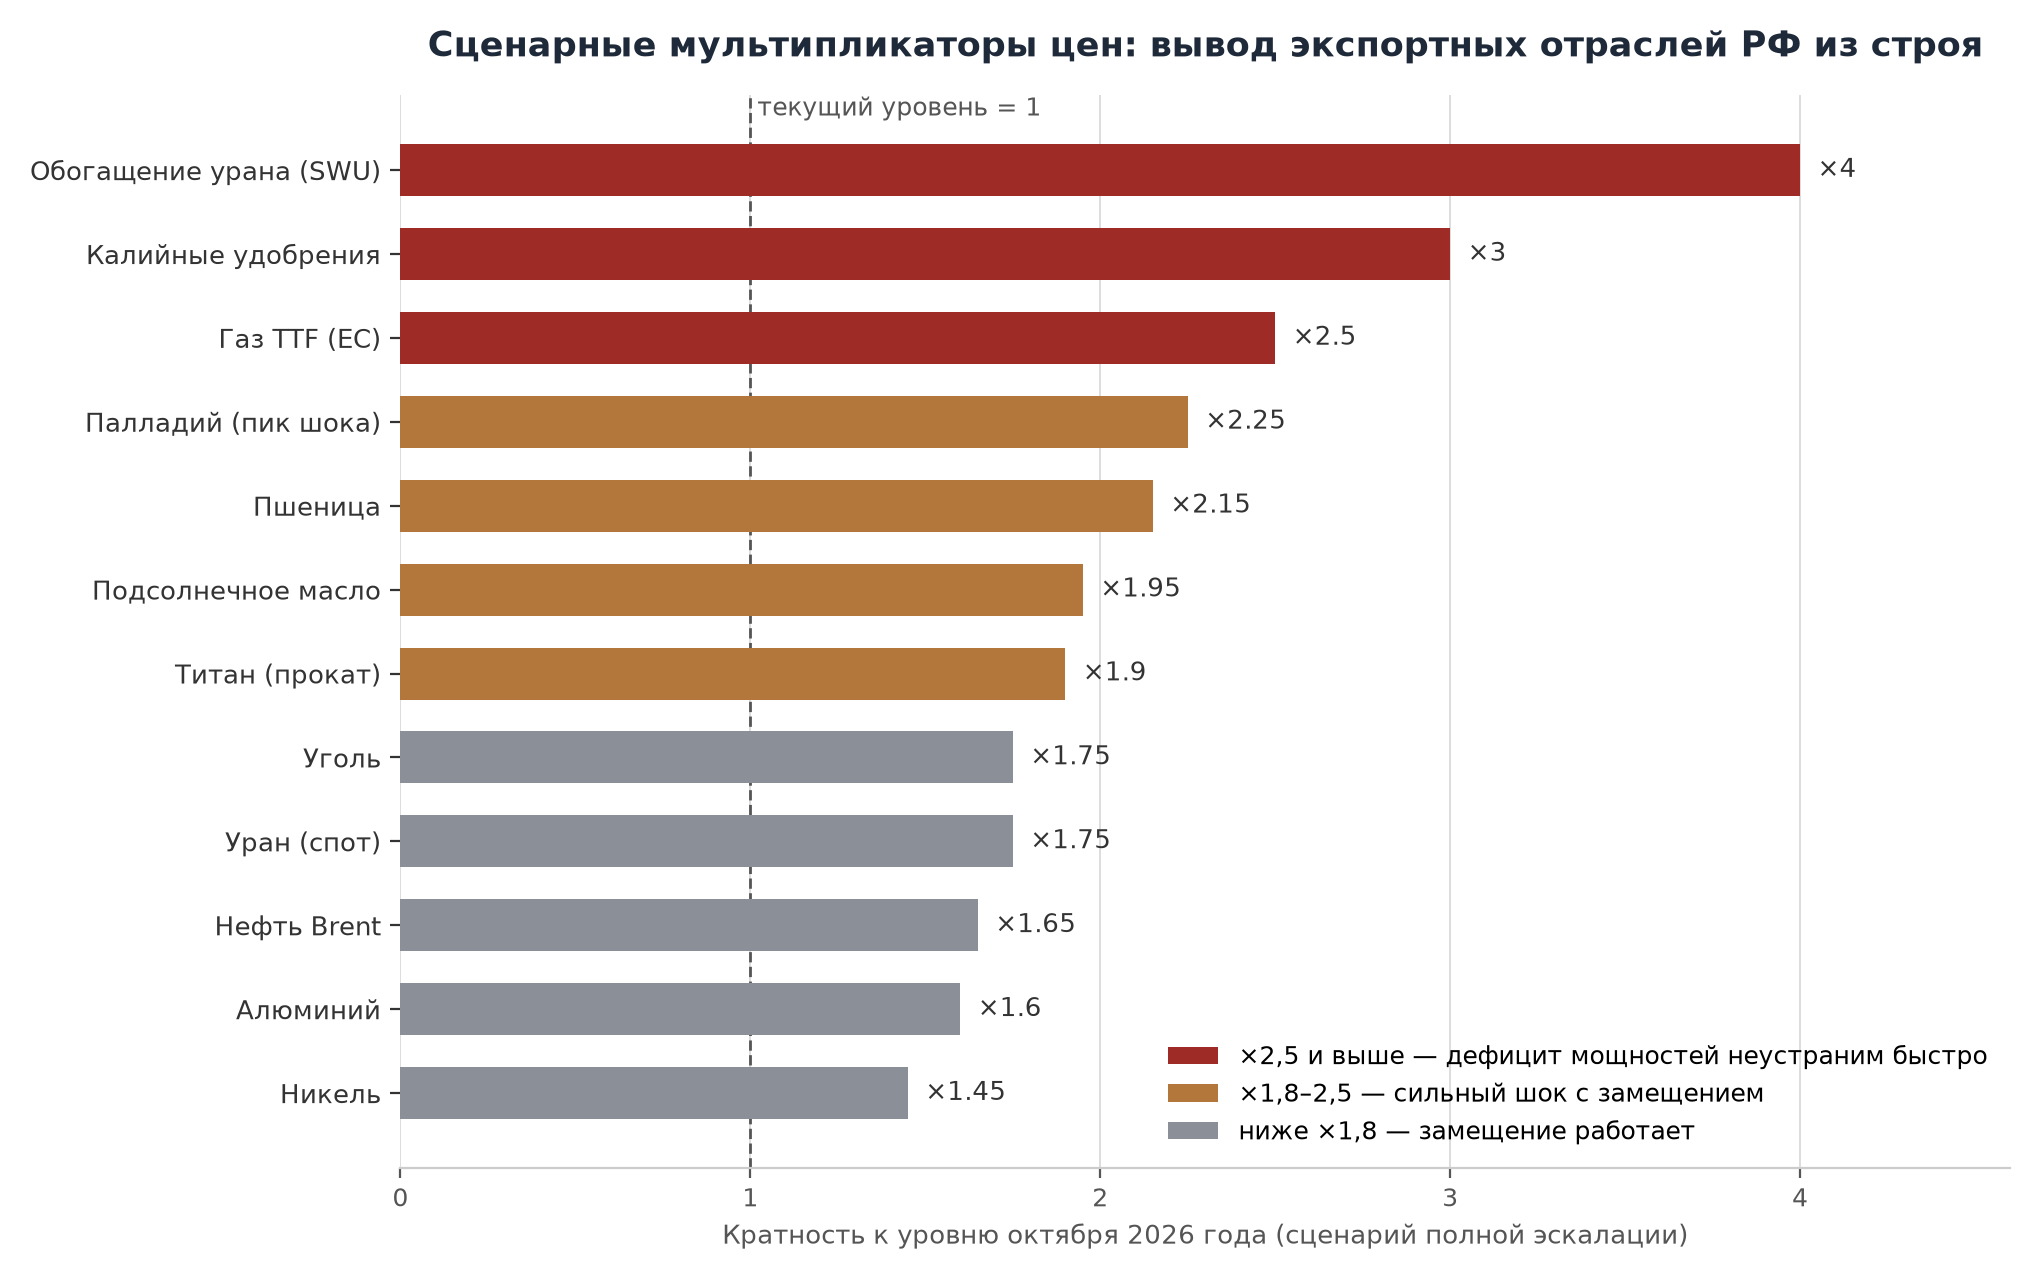

Recreate this plot in Python.
# Horizontal bar chart: scenario price multipliers vs current (Oct 2026) levels
import matplotlib
matplotlib.use("Agg")
import matplotlib.pyplot as plt

data = [
    ("Обогащение урана (SWU)", 4.0),
    ("Калийные удобрения", 3.0),
    ("Газ TTF (ЕС)", 2.5),
    ("Палладий (пик шока)", 2.25),
    ("Пшеница", 2.15),
    ("Подсолнечное масло", 1.95),
    ("Титан (прокат)", 1.9),
    ("Нефть Brent", 1.65),
    ("Уран (спот)", 1.75),
    ("Уголь", 1.75),
    ("Алюминий", 1.6),
    ("Никель", 1.45),
]
data = sorted(data, key=lambda x: x[1])  # ascending → largest ends up on top

RED = "#9E2B25"      # x >= 2.5 — экстремальный шок
MID = "#B3763B"      # 1.8-2.5
MUTED = "#8A8F98"    # < 1.8
colors = [RED if v >= 2.5 else (MID if v >= 1.8 else MUTED) for _, v in data]

names = [n for n, _ in data]
vals = [v for _, v in data]

fig, ax = plt.subplots(figsize=(10.2, 6.4), dpi=200)
bars = ax.barh(names, vals, color=colors, height=0.62, zorder=3)

for bar, v in zip(bars, vals):
    ax.text(bar.get_width() + 0.05, bar.get_y() + bar.get_height() / 2,
            f"×{v:.2f}".rstrip("0").rstrip("."), va="center", ha="left",
            fontsize=9.5, color="#333333", zorder=4)

ax.axvline(1.0, color="#555555", linewidth=1.0, linestyle="--", zorder=2)
ax.text(1.02, len(names) - 0.35, "текущий уровень = 1", fontsize=9, color="#555555")

ax.set_xlim(0, 4.6)
ax.set_xlabel("Кратность к уровню октября 2026 года (сценарий полной эскалации)", fontsize=9.5, color="#555555")
ax.set_title("Сценарные мультипликаторы цен: вывод экспортных отраслей РФ из строя",
             fontsize=12.5, color="#1E2A3A", pad=14, fontweight="bold")
ax.tick_params(axis="y", labelsize=9.5, colors="#333333")
ax.tick_params(axis="x", labelsize=9, colors="#555555")
ax.grid(axis="x", color="#DDDDDD", linewidth=0.7, zorder=0)
for spine in ["top", "right", "left"]:
    ax.spines[spine].set_visible(False)
ax.spines["bottom"].set_color("#CCCCCC")

from matplotlib.patches import Patch
legend = [
    Patch(facecolor=RED, label="×2,5 и выше — дефицит мощностей неустраним быстро"),
    Patch(facecolor=MID, label="×1,8–2,5 — сильный шок с замещением"),
    Patch(facecolor=MUTED, label="ниже ×1,8 — замещение работает"),
]
ax.legend(handles=legend, loc="lower right", fontsize=9, frameon=False)

fig.tight_layout()
fig.savefig("chart_shock.png", dpi=200, facecolor="white")
print("saved chart_shock.png")
